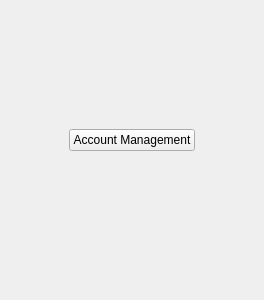
       <widget class="QWidget" name="page_2">
        <layout class="QHBoxLayout" name="horizontalLayout_11">
         <item>
          <widget class="QWidget" name="widget_9" native="true">
           <layout class="QVBoxLayout" name="verticalLayout_2">
            <item>
             <spacer name="verticalSpacer_4">
              <property name="orientation">
               <enum>Qt::Vertical</enum>
              </property>
              <property name="sizeHint" stdset="0">
               <size>
                <width>20</width>
                <height>40</height>
               </size>
              </property>
             </spacer>
            </item>
            <item>
             <spacer name="verticalSpacer_6">
              <property name="orientation">
               <enum>Qt::Vertical</enum>
              </property>
              <property name="sizeHint" stdset="0">
               <size>
                <width>20</width>
                <height>40</height>
               </size>
              </property>
             </spacer>
            </item>
            <item>
             <layout class="QHBoxLayout" name="horizontalLayout_8">
              <item>
               <widget class="QWidget" name="widget_10" native="true">
                <layout class="QHBoxLayout" name="horizontalLayout_10">
                 <item>
                  <spacer name="horizontalSpacer_4">
                   <property name="orientation">
                    <enum>Qt::Horizontal</enum>
                   </property>
                   <property name="sizeHint" stdset="0">
                    <size>
                     <width>40</width>
                     <height>20</height>
                    </size>
                   </property>
                  </spacer>
                 </item>
                 <item>
                  <layout class="QVBoxLayout" name="verticalLayout_5">
                   <item>
                    <widget class="QLabel" name="label_5">
                     <property name="text">
                      <string/>
                     </property>
                     <property name="pixmap">
                      <pixmap resource="Resource.qrc">:/icons/Icons/image_fx_accounts_icon_with_tiny_robots.png</pixmap>
                     </property>
                     <property name="scaledContents">
                      <bool>true</bool>
                     </property>
                    </widget>
                   </item>
                   <item>
                    <widget class="QPushButton" name="accountspage">
                     <property name="text">
                      <string>Account Management</string>
                     </property>
                    </widget>
                   </item>
                   <item>
                    <spacer name="verticalSpacer_5">
                     <property name="orientation">
                      <enum>Qt::Vertical</enum>
                     </property>
                     <property name="sizeHint" stdset="0">
                      <size>
                       <width>20</width>
                       <height>40</height>
                      </size>
                     </property>
                    </spacer>
                   </item>
                  </layout>
                 </item>
                 <item>
                  <spacer name="horizontalSpacer_3">
                   <property name="orientation">
                    <enum>Qt::Horizontal</enum>
                   </property>
                   <property name="sizeHint" stdset="0">
                    <size>
                     <width>40</width>
                     <height>20</height>
                    </size>
                   </property>
                  </spacer>
                 </item>
                </layout>
               </widget>
              </item>
             </layout>
            </item>
            <item>
             <spacer name="verticalSpacer_8">
              <property name="orientation">
               <enum>Qt::Vertical</enum>
              </property>
              <property name="sizeHint" stdset="0">
               <size>
                <width>20</width>
                <height>40</height>
               </size>
              </property>
             </spacer>
            </item>
            <item>
             <spacer name="verticalSpacer_7">
              <property name="orientation">
               <enum>Qt::Vertical</enum>
              </property>
              <property name="sizeHint" stdset="0">
               <size>
                <width>20</width>
                <height>40</height>
               </size>
              </property>
             </spacer>
            </item>
           </layout>
          </widget>
         </item>
        </layout>
       </widget>
